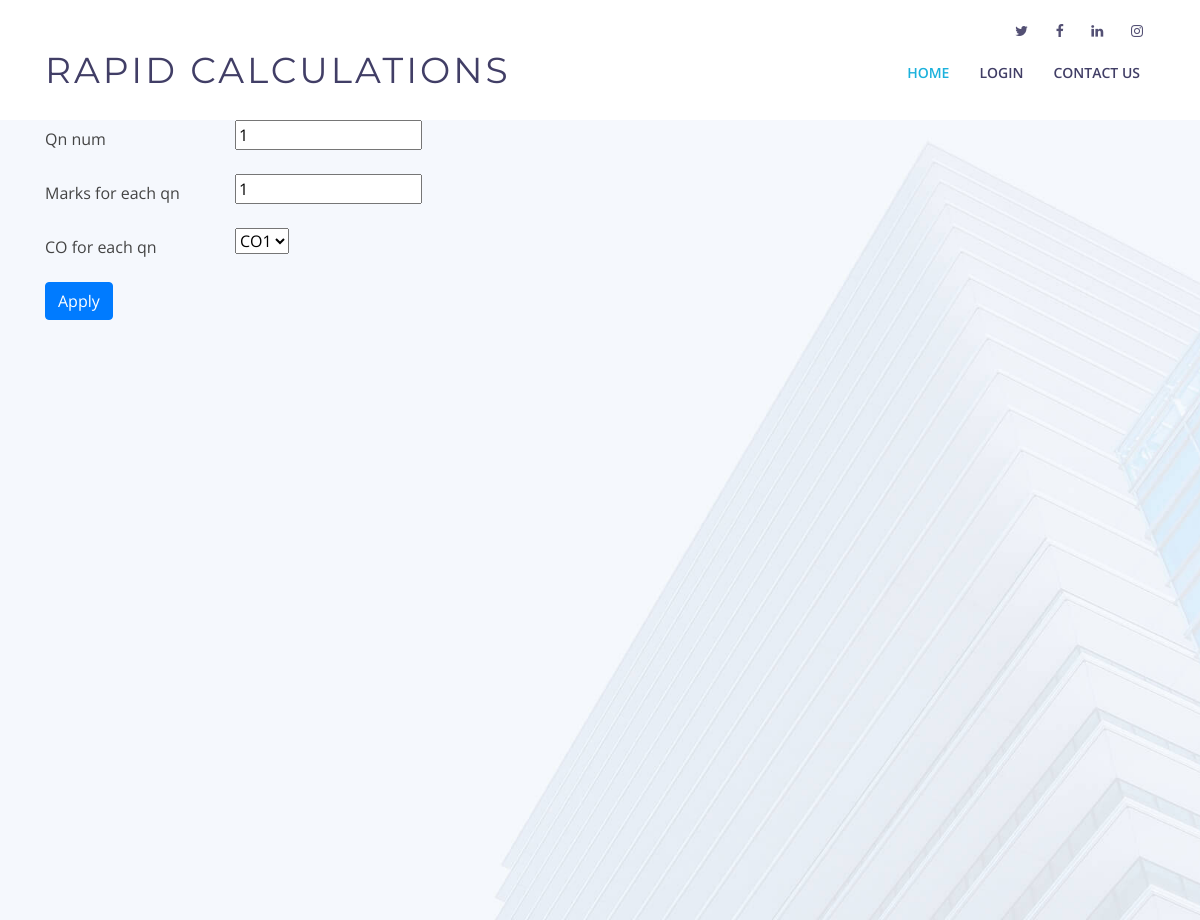
/upload/Subject/edit_marks_internal_one/2/, run on an earlier commit of the app's database.
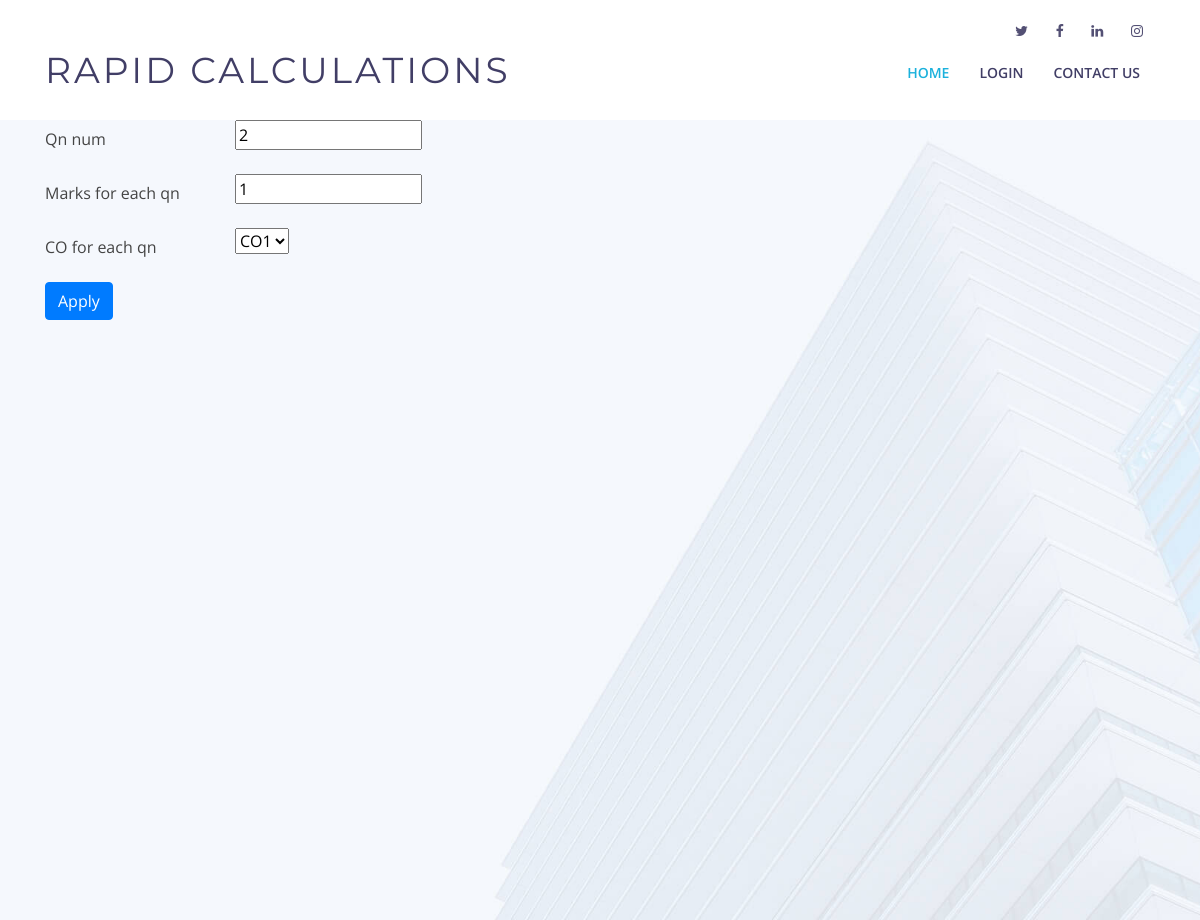
And on a later commit of the database.
### pages/models.py (models this page shows, shortened)
class Total_marks(models.Model):
    qn_num = models.IntegerField(blank=False,
    validators=[MaxValueValidator(20), MinValueValidator(1)])
    marks_for_each_qn = models.IntegerField(blank=False,
    validators=[MaxValueValidator(10), MinValueValidator(1)])
    choices = (
        (1, 'CO1'),
        (2, 'CO2'),
        (3, 'CO3'),
        (4, 'CO4'),
        (5, 'CO5'),
        (6, 'CO6')
    )
    CO_for_each_qn = models.IntegerField(choices=choices, default = 1)
    class Meta:
        abstract = True

class Internal_one_Total_marks(Total_marks):
    pass

### pages/views.py (the view)
# urls.py: path('upload/Subject/edit_marks_internal_one/<pk>/', edit_marks_internal_one, name='edit_marks_internal_one'),
def edit_marks_internal_one(request, pk):
    return edit_attributes(request, pk, Internal_one_Total_marks, InternalOneMarksForm, "show_marks_internal_one")

### pages/forms.py
class InternalOneMarksForm(forms.ModelForm):
    class Meta:
        model = Internal_one_Total_marks
        fields = ('qn_num', 'marks_for_each_qn', 'CO_for_each_qn')

### pages/views.py (called while the page is built)
def edit_attributes(request, pk, model, cls, page):
    item = get_object_or_404(model, pk=pk)
    if request.method == "POST":
        form = cls(request.POST, instance=item)
        if form.is_valid():
            form.save()
            return redirect(page)
    else:
        form = cls(instance=item)
        return render(request, 'edit_attributes.html', {'form' : form})

### templates/edit_attributes.html (shortened to what this page needs)
<!DOCTYPE html>
<html lang="en">
<head>
  <link href="/static/pages/lib/bootstrap/css/bootstrap.min.css" rel="stylesheet">
  <link href="/static/pages/lib/font-awesome/css/font-awesome.min.css" rel="stylesheet">
  <link href="/static/pages/lib/animate/animate.min.css" rel="stylesheet">
  <link href="/static/pages/lib/ionicons/css/ionicons.min.css" rel="stylesheet">
  <link href="/static/pages/lib/owlcarousel/assets/owl.carousel.min.css" rel="stylesheet">
  <link href="/static/pages/lib/lightbox/css/lightbox.min.css" rel="stylesheet">
  <link rel="stylesheet" href="/static/pages/css/style.css" type="text/css">
</head>
<body>
  <header id="header">
    <div id="topbar">
      <div class="container">
        <div class="social-links">
          <a href="https://twitter.com/kctofficial?lang=en" class="twitter"><i class="fa fa-twitter"></i></a>
          <a href="https://www.facebook.com/KCT.edu/" class="facebook"><i class="fa fa-facebook"></i></a>
          <a href="https://in.linkedin.com/school/kct/" class="linkedin"><i class="fa fa-linkedin"></i></a>
          <a href="https://www.instagram.com/kct_84/?hl=en" class="instagram"><i class="fa fa-instagram"></i></a>
        </div>
      </div>
    </div>
    <div class="container">
      <div class="logo float-left">
        <h1 class="text-light"><a href="#intro" class="scrollto"><span>Rapid Calculations</span></a></h1>
      </div>
      <nav class="main-nav float-right d-none d-lg-block">
        <ul>
          <li class="active"><a href="{% url 'home' %}">Home</a></li>
          <li><a href="{% url 'login' %}">Login</a></li>
          <li><a href="#footer">Contact Us</a></li>
        </ul>
      </nav>
    </div>
  </header>
<br><br><br><br><br>
  <section id="intro" >
    <div class="container">
      <form method="post">
          {% for field in form %}
          <div class="form-group row">
            <label for="id_{{ field.name }}" class="col-2 col-form-label"> {{ field.label }}</label>
            <div class="col-10">
              {{ field }}
            </div>
          </div>
        {% endfor %}
        <button type="submit" class="btn btn-primary" name="button">Apply </button>
      </form>
    </div>
  </section>
  </body>
  </html>

What changed in the data, as far as the page shows it:
changed Internal_one_Total_marks "CO1": qn_num "1" → "2"
